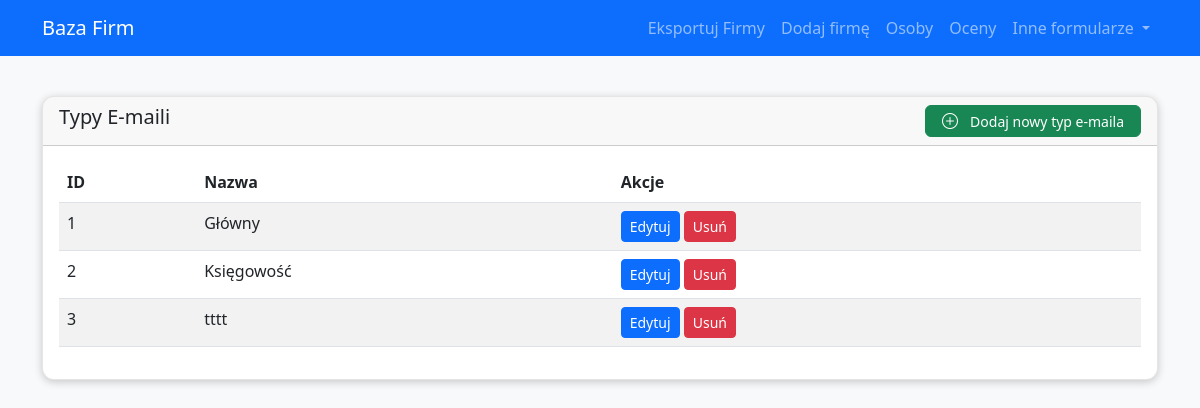
/email_types, run on the app's committed database.
### app/models.py (models this page shows)
class EmailTyp(db.Model):
    __tablename__ = 'EMAIL_TYP'
    ID_EMAIL_TYP = db.Column(db.Integer, primary_key=True)
    Typ_emaila = db.Column(db.Text)
    emails = db.relationship('Email', backref='typ_emaila', lazy='dynamic')

### app/routes.py (the view)
@main.route('/email_types')
def list_email_types():
    email_types = EmailTyp.query.all()
    return render_template('email_types.html', items=email_types, title='Typy E-maili')

### app/templates/email_types.html
{% extends 'base.html' %}
{% block content %}
<div class="row">
    <div class="col-12">
        <div class="card">
            <div class="card-header d-flex justify-content-between align-items-center">
                <h5 class="card-title">{{ title }}</h5>
                 <a href="{{ url_for('main.new_email_type') }}" class="btn btn-success btn-sm">
                    <i class="bi bi-plus-circle"></i> Dodaj nowy typ e-maila
                </a>
            </div>
            <div class="card-body">
                <table class="table table-striped">
                    <thead>
                        <tr>
                            <th>ID</th>
                            <th>Nazwa</th>
                            <th>Akcje</th>
                        </tr>
                    </thead>
                    <tbody>
                        {% for item in items %}
                        <tr>
                            <td>{{ item.ID_EMAIL_TYP }}</td>
                            <td>{{ item.Typ_emaila }}</td>
                            <td>
                                <a href="{{ url_for('main.edit_email_type', id=item.ID_EMAIL_TYP) }}" class="btn btn-sm btn-primary">Edytuj</a>
                                <form action="{{ url_for('main.delete_email_type', id=item.ID_EMAIL_TYP) }}" method="POST" style="display: inline;">
                                    <button type="submit" class="btn btn-sm btn-danger" onclick="return confirm('Czy na pewno chcesz usunąć ten typ e-maila?');">Usuń</button>
                                </form>
                            </td>
                        </tr>
                        {% endfor %}
                    </tbody>
                </table>
            </div>
        </div>
    </div>
</div>
{% endblock %}

### app/static/css/main.css (style rules this page uses)
:root { --btn-primary-color: #0d6efd; --btn-secondary-color: #6c757d; --btn-success-color: #198754; --card-border-color: rgba(0, 0, 0, 0.1); }
body { background-color: #f8f9fa; position: relative; }
.card { border-radius: 12px; box-shadow: 0 2px 8px rgba(0, 0, 0, 0.2); margin-bottom: 1.5rem; border: 1px solid var(--card-border-color); overflow: hidden; transition: all 0.3s ease; }
.card-header .btn, .mobile-filter-content .btn { height: 32px; display: inline-flex; align-items: center; justify-content: center; gap: 0.5rem; font-weight: 500; border-radius: 0.375rem; transition: all 0.2s ease; padding: 0.375rem 0.75rem; }
.d-grid.gap-2.mt-4, .d-flex.justify-content-between { display: flex !important; flex-wrap: wrap; justify-content: space-between; gap: 8px; }
.btn .bi { font-size: 1rem; margin-right: 0.25rem; }
.d-flex.justify-content-between .btn { min-width: 150px; padding: 0.5rem 1rem; font-weight: 500; display: inline-flex; align-items: center; justify-content: center; gap: 0.5rem; }
.bi { font-size: 1rem; line-height: 1; vertical-align: middle; }

### data on the page
EmailTyp: ID_EMAIL_TYP "1", Typ_emaila "Główny"
EmailTyp: ID_EMAIL_TYP "2", Typ_emaila "Księgowość"
EmailTyp: ID_EMAIL_TYP "3", Typ_emaila "tttt"

### other printed values
{{ title }} "Typy E-maili"
